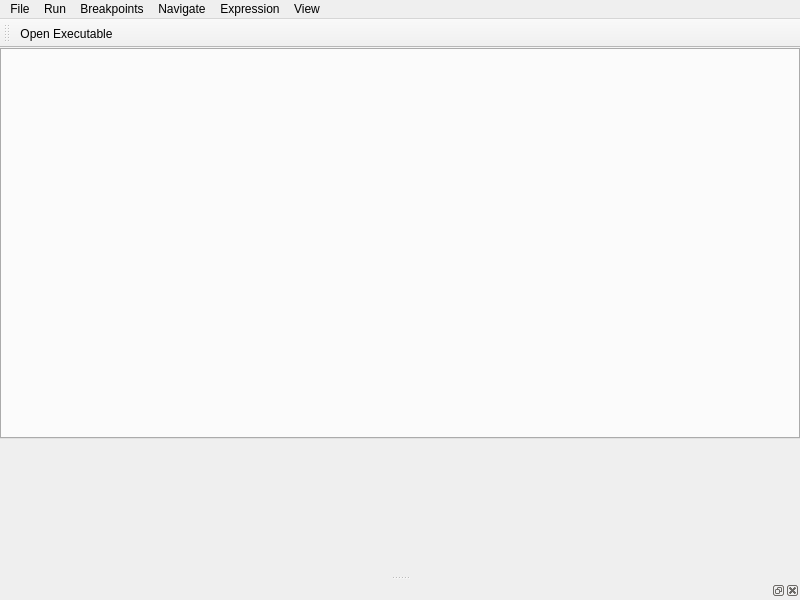
<?xml version="1.0" encoding="UTF-8"?>
<ui version="4.0">
 <class>MainWindow</class>
 <widget class="QMainWindow" name="MainWindow">
  <property name="geometry">
   <rect>
    <x>0</x>
    <y>0</y>
    <width>800</width>
    <height>600</height>
   </rect>
  </property>
  <property name="windowTitle">
   <string>MainWindow</string>
  </property>
  <widget class="QWidget" name="centralwidget">
   <widget class="QTabWidget" name="tabFile">
    <property name="geometry">
     <rect>
      <x>0</x>
      <y>0</y>
      <width>800</width>
      <height>391</height>
     </rect>
    </property>
    <property name="currentIndex">
     <number>-1</number>
    </property>
   </widget>
  </widget>
  <widget class="QMenuBar" name="menubar">
   <property name="geometry">
    <rect>
     <x>0</x>
     <y>0</y>
     <width>800</width>
     <height>29</height>
    </rect>
   </property>
   <widget class="QMenu" name="menuFile">
    <property name="title">
     <string>File</string>
    </property>
    <addaction name="actionOpen_Executable_File"/>
    <addaction name="actionOpen"/>
    <addaction name="actionAttach_to_Process"/>
    <addaction name="separator"/>
    <addaction name="actionOpen_Source_File"/>
    <addaction name="actionReload_Source_File"/>
    <addaction name="actionClose_Source_File"/>
    <addaction name="separator"/>
    <addaction name="actionExit"/>
   </widget>
   <widget class="QMenu" name="menuRun">
    <property name="title">
     <string>Run</string>
    </property>
    <addaction name="actionRun_Process"/>
    <addaction name="actionContinue_Process"/>
    <addaction name="actionKill_Process"/>
    <addaction name="actionRestart"/>
   </widget>
   <widget class="QMenu" name="menuBreakpoints">
    <property name="title">
     <string>Breakpoints</string>
    </property>
    <addaction name="actionSet_Vreakpoint"/>
    <addaction name="actionSet_Watchpoint"/>
    <addaction name="actionSet_Catchpoint"/>
    <addaction name="separator"/>
    <addaction name="actionEnable_All_Breakpoints"/>
    <addaction name="actionDisable_All_Breakpoints"/>
    <addaction name="actionDelete_All_Breakpoints"/>
   </widget>
   <widget class="QMenu" name="menuJump">
    <property name="title">
     <string>Navigate</string>
    </property>
    <addaction name="actionNext"/>
    <addaction name="actionStep"/>
    <addaction name="actionStep_Out"/>
    <addaction name="actionStep_into_asm"/>
    <addaction name="actionStep_over_asm"/>
    <addaction name="actionJump_to"/>
   </widget>
   <widget class="QMenu" name="menuExpression">
    <property name="title">
     <string>Expression</string>
    </property>
    <addaction name="actionInspect"/>
    <addaction name="actionGlobal_Variables"/>
    <addaction name="actionCall_Function"/>
    <addaction name="actionLocal_Variables"/>
   </widget>
   <widget class="QMenu" name="menuView">
    <property name="title">
     <string>View</string>
    </property>
    <addaction name="actionProcess_Terminal"/>
    <addaction name="actionGdb_Console"/>
    <addaction name="actionBreakpoints"/>
    <addaction name="actionAssembly"/>
    <addaction name="actionContext"/>
    <addaction name="actionGlobal_Variables_2"/>
    <addaction name="actionLocal_Variables_2"/>
    <addaction name="actionRegisters"/>
    <addaction name="actionMemory"/>
   </widget>
   <addaction name="menuFile"/>
   <addaction name="menuRun"/>
   <addaction name="menuBreakpoints"/>
   <addaction name="menuJump"/>
   <addaction name="menuExpression"/>
   <addaction name="menuView"/>
  </widget>
  <widget class="QDockWidget" name="gdbConsoleDock">
   <attribute name="dockWidgetArea">
    <number>8</number>
   </attribute>
   <widget class="QWidget" name="dockWidgetContents">
    <widget class="QPlainTextEdit" name="gdbConsoleEdit">
     <property name="geometry">
      <rect>
       <x>0</x>
       <y>0</y>
       <width>800</width>
       <height>112</height>
      </rect>
     </property>
    </widget>
   </widget>
  </widget>
  <widget class="QToolBar" name="toolBar">
   <property name="windowTitle">
    <string>toolBar</string>
   </property>
   <attribute name="toolBarArea">
    <enum>TopToolBarArea</enum>
   </attribute>
   <attribute name="toolBarBreak">
    <bool>false</bool>
   </attribute>
   <addaction name="actiontoolOpen_Executable"/>
  </widget>
  <action name="actionOpen_Executable_File">
   <property name="text">
    <string>Open Executable File</string>
   </property>
  </action>
  <action name="actionOpen">
   <property name="text">
    <string>Open Core File</string>
   </property>
  </action>
  <action name="actionAttach_to_Process">
   <property name="text">
    <string>Attach to Process</string>
   </property>
  </action>
  <action name="actionOpen_Source_File">
   <property name="text">
    <string>Open Source File</string>
   </property>
  </action>
  <action name="actionReload_Source_File">
   <property name="text">
    <string>Reload Source File</string>
   </property>
  </action>
  <action name="actionClose_Source_File">
   <property name="text">
    <string>Close Source File</string>
   </property>
  </action>
  <action name="actionExit">
   <property name="text">
    <string>Exit</string>
   </property>
  </action>
  <action name="actionRun_Process">
   <property name="text">
    <string>Run</string>
   </property>
  </action>
  <action name="actionStop_Proces">
   <property name="text">
    <string>Stop Process</string>
   </property>
  </action>
  <action name="actionContinue_Process">
   <property name="text">
    <string>Continue</string>
   </property>
  </action>
  <action name="actionKill_Process">
   <property name="text">
    <string>Kill</string>
   </property>
  </action>
  <action name="actionRestart">
   <property name="text">
    <string>Restart</string>
   </property>
  </action>
  <action name="actionSet_Vreakpoint">
   <property name="text">
    <string>Set Breakpoint</string>
   </property>
  </action>
  <action name="actionEnable_All_Breakpoints">
   <property name="text">
    <string>Enable All Breakpoints</string>
   </property>
  </action>
  <action name="actionDisable_All_Breakpoints">
   <property name="text">
    <string>Disable All Breakpoints</string>
   </property>
  </action>
  <action name="actionDelete_All_Breakpoints">
   <property name="text">
    <string>Delete All Breakpoints</string>
   </property>
  </action>
  <action name="actionSet_Watchpoint">
   <property name="text">
    <string>Set Watchpoint</string>
   </property>
  </action>
  <action name="actionSet_Catchpoint">
   <property name="text">
    <string>Set Catchpoint</string>
   </property>
  </action>
  <action name="actionNext">
   <property name="text">
    <string>Next</string>
   </property>
  </action>
  <action name="actionStep_Out">
   <property name="text">
    <string>Step Out</string>
   </property>
  </action>
  <action name="actionStep">
   <property name="text">
    <string>Step</string>
   </property>
  </action>
  <action name="actionStep_into_asm">
   <property name="text">
    <string>Step into asm</string>
   </property>
  </action>
  <action name="actionStep_over_asm">
   <property name="text">
    <string>Step over asm</string>
   </property>
  </action>
  <action name="actionJump_to">
   <property name="text">
    <string>Jump To</string>
   </property>
  </action>
  <action name="actionInspect">
   <property name="text">
    <string>Inspect</string>
   </property>
  </action>
  <action name="actionGlobal_Variables">
   <property name="text">
    <string>Global Variables</string>
   </property>
  </action>
  <action name="actionCall_Function">
   <property name="text">
    <string>Call Function</string>
   </property>
  </action>
  <action name="actionLocal_Variables">
   <property name="text">
    <string>Local Variables</string>
   </property>
  </action>
  <action name="actionProcess_Terminal">
   <property name="text">
    <string>Process Terminal</string>
   </property>
  </action>
  <action name="actionGdb_Console">
   <property name="text">
    <string>gdb Console</string>
   </property>
  </action>
  <action name="actionBreakpoints">
   <property name="text">
    <string>Breakpoints</string>
   </property>
  </action>
  <action name="actionAssembly">
   <property name="text">
    <string>Assembly</string>
   </property>
  </action>
  <action name="actionContext">
   <property name="text">
    <string>Context</string>
   </property>
  </action>
  <action name="actionGlobal_Variables_2">
   <property name="text">
    <string>Global Variables</string>
   </property>
  </action>
  <action name="actionLocal_Variables_2">
   <property name="text">
    <string>Local Variables</string>
   </property>
  </action>
  <action name="actionRegisters">
   <property name="text">
    <string>Registers</string>
   </property>
  </action>
  <action name="actionMemory">
   <property name="text">
    <string>Memory</string>
   </property>
  </action>
  <action name="actiontoolOpen_Executable">
   <property name="text">
    <string>Open Executable</string>
   </property>
  </action>
 </widget>
 <resources/>
 <connections/>
</ui>
